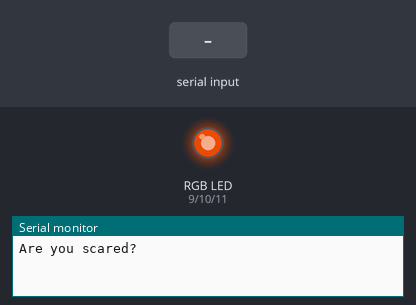
The sketch below on a simulated Arduino Uno, built with avr-gcc and run on an emulated ATmega328P. Parts: an RGB LED mixed from three pins (HIGH = lit), the last lines printed to the serial monitor. Inputs (shaded band) come from the test bench. Dim RGB values are drawn brighter than linear.

Above: at 1.2 s.
1.3 s: "n" received over Serial
At 1.65 s:
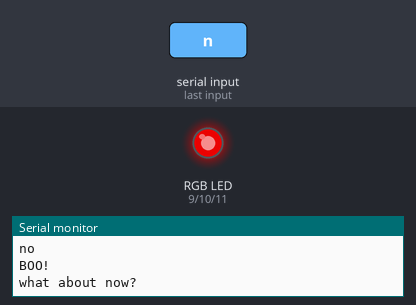
4.3 s: "y" received over Serial
At 4.66 s:
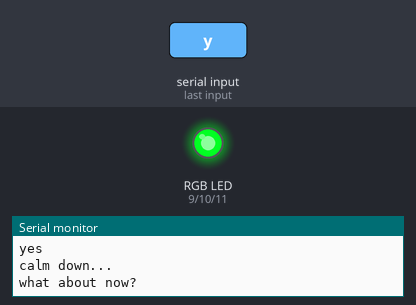
7.3 s: "n" received over Serial
At 7.38 s:
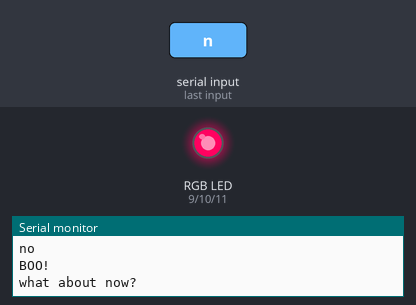
Timing chart, 0 to 8.9 s (numbered marks = the images above; inputs shaded):
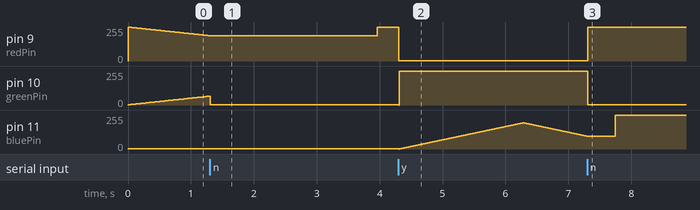

Measured:
- after the input at 7.3 s, pin 9 (redPin): 1/255 → 255/255 at once

The sketch:

lab02.ino
```cpp
char serInString[100];
char response;

int redPin = 9;
int greenPin = 10;
int bluePin = 11;

int wait = 20;
char currStatus = 's';

int redVal = 255;
int greenVal = 1;
int blueVal = 1;

int i = 0;

void setup() {
  pinMode(redPin, OUTPUT);
  pinMode(greenPin, OUTPUT);
  pinMode(bluePin, OUTPUT);

  Serial.begin(9600);
  Serial.println("Are you scared?");
}

void loop() {
  // ** READ SERIAL **

  memset(serInString, 0, 100); // clear string (char array)
  readSerialString(serInString);
  response = serInString[0];

  // Just check the first letter of char array
  // Hacky but works for this specific case, I didn't want to use a C function nor iterate over the char array
  if (response == 'n') {
    Serial.println("no");
    Serial.println("BOO!");
    Serial.println("what about now?");

    currStatus = 'n';
    wait = 1;

  } else if (response == 'y') {
    Serial.println("yes");
    Serial.println("calm down...");
    Serial.println("what about now?");

    currStatus = 'y';
    wait = 10;
    blueVal = 255;
  }

  // ** FADE ACCORDING TO STATUS **
  i += 1;
  if (currStatus == 's') { // normal loop
      if (i < 255) {
        redVal   -= 1;
        greenVal += 1;
        blueVal   = 1;
      } else if (i < 509) {
        redVal    = 1;
        greenVal -= 1;
        blueVal  += 1;
      } else if (i < 763) {
        redVal  += 1;
        greenVal = 1;
        blueVal -= 1;
      } else {
        i = 1;
      }
  } else if (currStatus == 'n') { // blue and red
    greenVal = 1;
    if (i < 255) {
      redVal   -= 1;
      blueVal += 1;
    } else if (i < 509) {
      redVal += 1;
      blueVal -= 1;
    } else {
      i = 1;
    }
  } else if (currStatus == 'y') { // blue and green
    redVal = 1;
    if (i < 255) {
      blueVal -= 1;
      greenVal += 1;
    } else if (i < 509) {
      blueVal += 1;
      greenVal -= 1;
    } else {
      i = 1;
    }
  }

  analogWrite(redPin, redVal);
  analogWrite(greenPin, greenVal);
  analogWrite(bluePin, blueVal);

  delay(wait);
}

void readSerialString (char *strArray) {
  int i = 0;
  if(!Serial.available()) {
    return;
  }
  while (Serial.available()) {
    strArray[i] = Serial.read();
    i++;
  }
}
```
